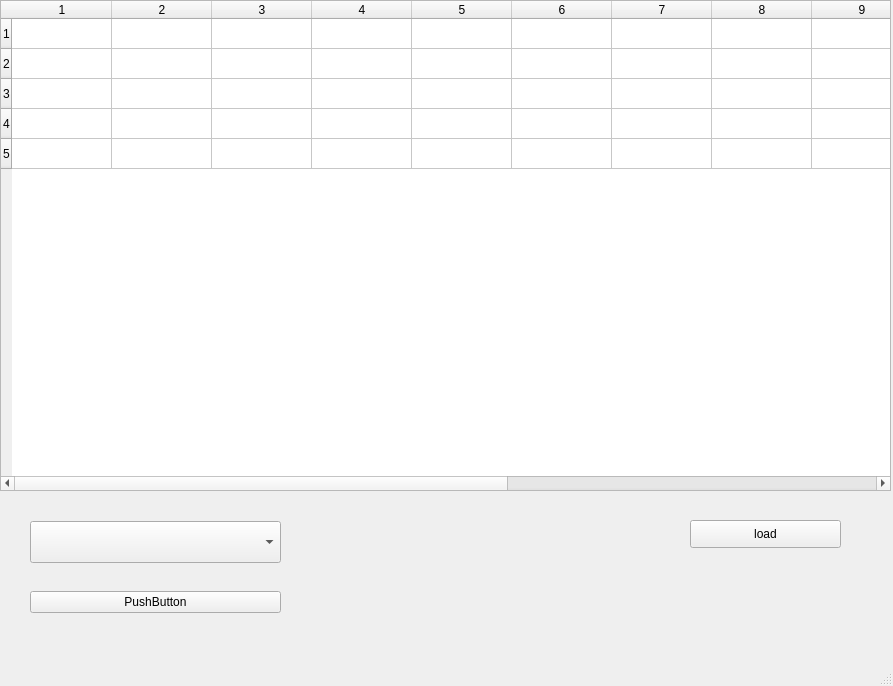
<?xml version="1.0" encoding="UTF-8"?>
<ui version="4.0">
 <class>MainWindow</class>
 <widget class="QMainWindow" name="MainWindow">
  <property name="geometry">
   <rect>
    <x>0</x>
    <y>0</y>
    <width>893</width>
    <height>686</height>
   </rect>
  </property>
  <property name="windowTitle">
   <string>MainWindow</string>
  </property>
  <widget class="QWidget" name="centralwidget">
   <widget class="QTableWidget" name="tableWidget">
    <property name="geometry">
     <rect>
      <x>0</x>
      <y>0</y>
      <width>891</width>
      <height>491</height>
     </rect>
    </property>
    <property name="rowCount">
     <number>5</number>
    </property>
    <property name="columnCount">
     <number>14</number>
    </property>
    <row/>
    <row/>
    <row/>
    <row/>
    <row/>
    <column/>
    <column/>
    <column/>
    <column/>
    <column/>
    <column/>
    <column/>
    <column/>
    <column/>
    <column/>
    <column/>
    <column/>
    <column/>
    <column/>
   </widget>
   <widget class="QPushButton" name="btn_load">
    <property name="geometry">
     <rect>
      <x>690</x>
      <y>520</y>
      <width>151</width>
      <height>28</height>
     </rect>
    </property>
    <property name="text">
     <string>load</string>
    </property>
   </widget>
   <widget class="QWidget" name="">
    <property name="geometry">
     <rect>
      <x>30</x>
      <y>520</y>
      <width>251</width>
      <height>96</height>
     </rect>
    </property>
    <layout class="QVBoxLayout" name="verticalLayout">
     <property name="spacing">
      <number>27</number>
     </property>
     <property name="sizeConstraint">
      <enum>QLayout::SetDefaultConstraint</enum>
     </property>
     <item>
      <widget class="QComboBox" name="cbx_tablelist">
       <property name="font">
        <font>
         <family>Adobe Arabic</family>
         <pointsize>18</pointsize>
         <weight>75</weight>
         <bold>true</bold>
        </font>
       </property>
      </widget>
     </item>
     <item>
      <widget class="QPushButton" name="btn_gettablename">
       <property name="text">
        <string>PushButton</string>
       </property>
      </widget>
     </item>
    </layout>
   </widget>
  </widget>
  <widget class="QStatusBar" name="statusbar"/>
 </widget>
 <resources/>
 <connections/>
</ui>
